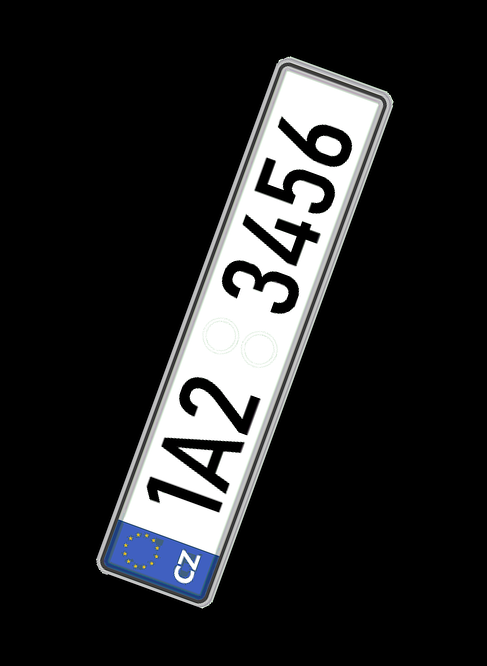
#> input picture cviceni/cv08/data/pvi_cv08_spz.png, 487 x 666 px
$ jupyter execute --allow-errors cv08_spz.ipynb
#> lines starting #> are read from the running program, lines starting #| are printed output that depends on the picture; after the words box and inside, x2 and y2 are one past the last pixel; in counts of white or black regions, pixels touching at a corner belong together
[cell 1]
import numpy as np
import cv2
import matplotlib.pyplot as plt
import easyocr

[cell 2]
img = cv2.imread("./data/pvi_cv08_spz.png")
#> img is the input picture: shape (666, 487, 3); mean B, G, R 39, 38, 37.4
img_rgb = cv2.cvtColor(img, cv2.COLOR_BGR2RGB)
img_gray = cv2.cvtColor(img, cv2.COLOR_BGR2GRAY)

<h3>SEGMENTATION</h3>

[cell 3]
fig = plt.figure(figsize=(15, 15))
fig.add_subplot(2, 2, 1)

# Histogram
plt.hist(img_gray.reshape(-1))
plt.title("Histogram")

# Thresholding
ret, img_thresh = cv2.threshold(img_gray, 220, 255, cv2.THRESH_BINARY)
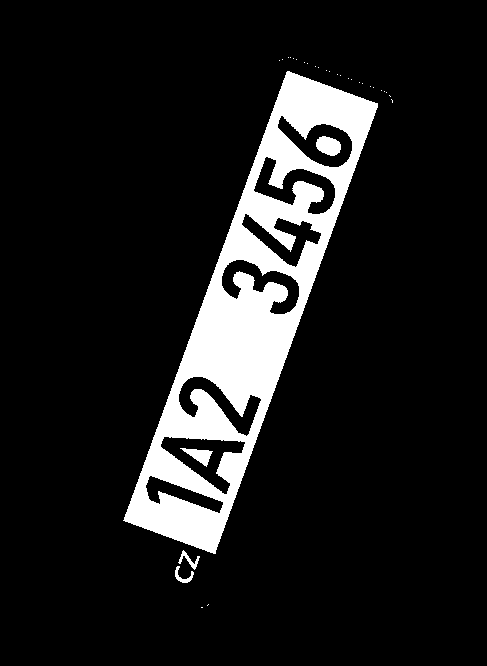
#> img_thresh: shape (666, 487); 11.1% white; 32 white regions (27 under 20 px), largest, box (x1, y1, x2, y2) and area: (123, 71, 378, 554) 35038, (316, 136, 341, 156) 370, (180, 448, 213, 467) 279, (178, 550, 200, 570) 131, (175, 566, 194, 583) 116
fig.add_subplot(2, 2, 2)
plt.imshow(img_thresh, cmap="jet")
plt.title("Threshold image")

# Opening + closing
kernel = np.ones((5, 5), np.int8)
img_open = cv2.morphologyEx(img_thresh, cv2.MORPH_OPEN, kernel, iterations=1)
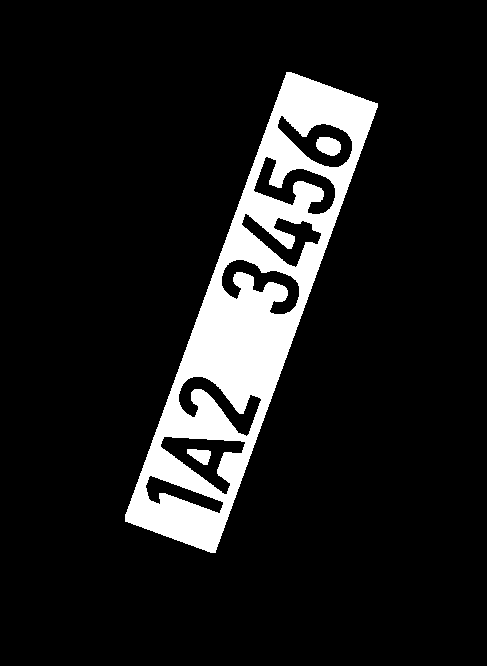
#> img_open: shape (666, 487); 11% white; 3 white regions, box (x1, y1, x2, y2) and area: (125, 72, 378, 553) 34943, (316, 137, 341, 156) 366, (187, 449, 211, 465) 252
fig.add_subplot(2, 2, 3)
plt.imshow(img_open, cmap="jet")
plt.title("Open image")

img_closed = cv2.morphologyEx(img_open, cv2.MORPH_CLOSE, kernel, iterations=6)
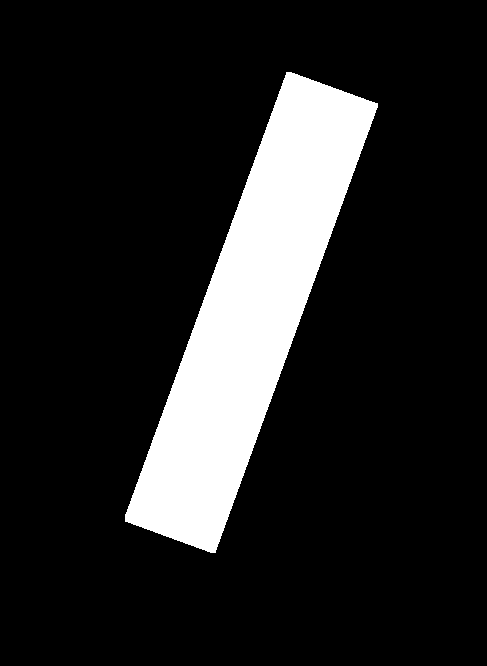
#> img_closed: shape (666, 487); 14.4% white; 1 white region, box (x1, y1, x2, y2) and area: (125, 72, 378, 553) 46753
fig.add_subplot(2, 2, 4)
plt.imshow(img_closed, cmap="jet")
plt.title("Closed image")
plt.show()
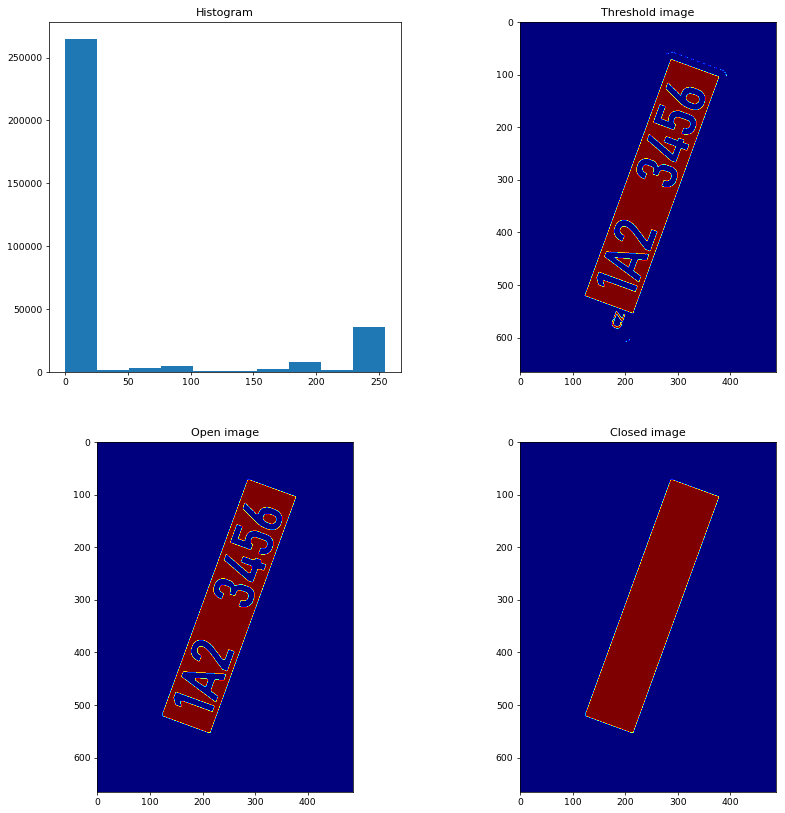
#> figure drawn by matplotlib, 4 panels; panel 1: tallest bar 265046 high, from x = 0 to 25.5

<h3>CORNER POINTS</h3>

[cell 4]
corners = cv2.cornerHarris(img_closed, 2, 3, 0.04)
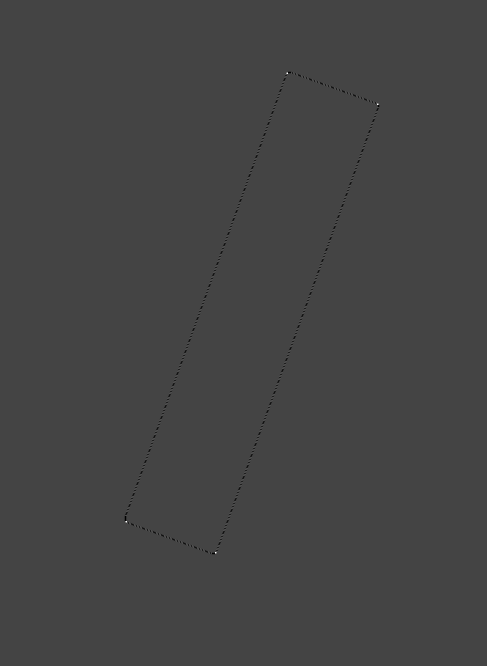
#> corners: shape (666, 487) float32; min -0.04, max 0.108, mean -5.44e-05; drawn with min black and max white
img_corners = img_rgb.copy()

# Points of the 4 corners
threshold = 0.2 * corners.max()
#> threshold = 0.0217
points = np.argwhere(corners > threshold)
#> points = [[72, 287], [73, 286], [73, 287], [103, 377], [104, 377], [104, 378], [521, 125], [521, 126], [522, 126], [552, 215], [552, 216], [553, 215]]
print(points)
#| [[ 72 287]
#|  [ 73 286]
#|  [ 73 287]
#|  [103 377]
#|  [104 377]
#|  [104 378]
#|  [521 125]
#|  [521 126]
#|  [522 126]
#|  [552 215]
#|  [552 216]
#|  [553 215]]

for y, x in points:
    cv2.circle(img_corners, (x, y), 3, [0, 255, 0], 4)
#> this loop made 12 passes
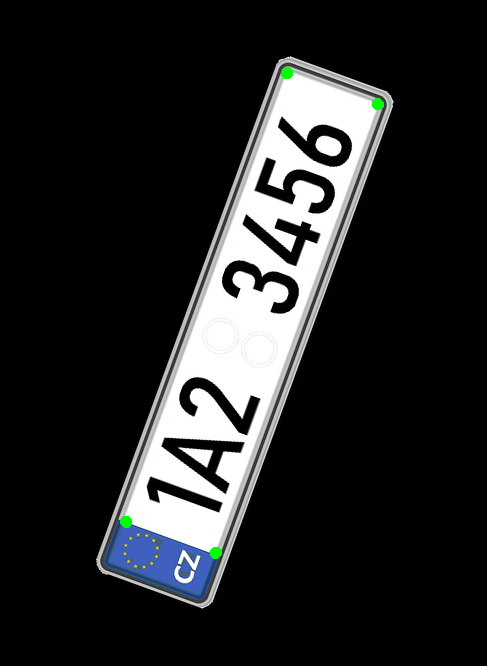
#> img_corners: shape (666, 487, 3); mean R, G, B 37.1, 38.1, 38.7

plt.imshow(img_corners)

<h3>TILT THE PLATE</h3>

[cell 5]
tilt_vector = (int(points[8][1] - points[2][1]), int(points[8][0] - points[2][0]))
#> tilt_vector = (-161, 449)
alfa = np.arctan(tilt_vector[1] / tilt_vector[0]) * 180 / np.pi
#> alfa = -70.27

def rotate_image(image, angle, scale):
#> called with angle = -70.27, scale = 0.7
  image_center = tuple(np.array(image.shape[1::-1]) / 2)
#> image_center = (243.5, 333)
  rot_mat = cv2.getRotationMatrix2D(image_center, angle, scale)
#> rot_mat = [[0.236, -0.659, 405.4], [0.659, 0.236, 93.87]]
  result = cv2.warpAffine(image, rot_mat, image.shape[1::-1], flags=cv2.INTER_LINEAR)
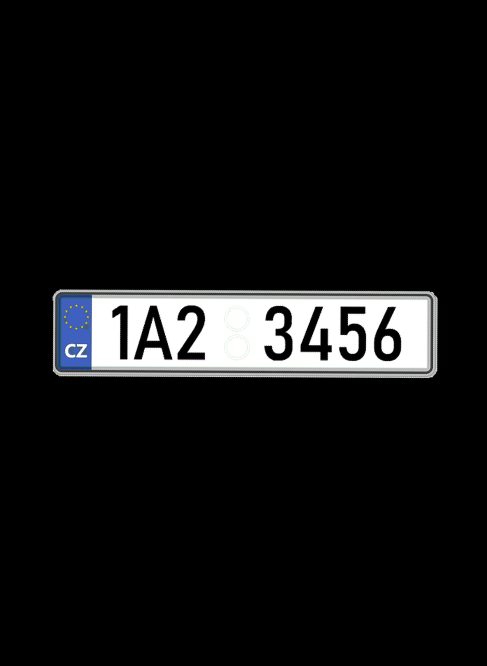
#> result: shape (666, 487, 3); mean R, G, B 18.3, 18.6, 19.1
  return result

img_rgb_rotated = rotate_image(img_rgb, alfa, 0.7)
#plt.imshow(img_rgb_rotated)
